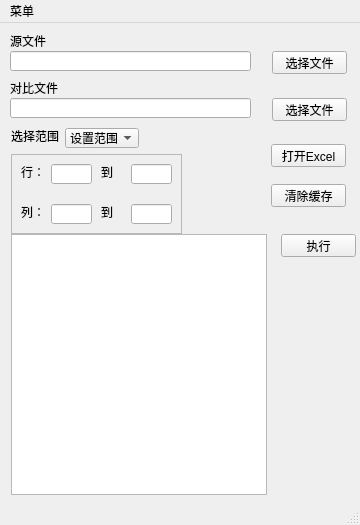
<?xml version="1.0" encoding="UTF-8"?>
<ui version="4.0">
 <class>MainWindow</class>
 <widget class="QMainWindow" name="MainWindow">
  <property name="geometry">
   <rect>
    <x>0</x>
    <y>0</y>
    <width>360</width>
    <height>525</height>
   </rect>
  </property>
  <property name="minimumSize">
   <size>
    <width>360</width>
    <height>525</height>
   </size>
  </property>
  <property name="maximumSize">
   <size>
    <width>360</width>
    <height>525</height>
   </size>
  </property>
  <property name="windowTitle">
   <string>比较Excel工具</string>
  </property>
  <widget class="QWidget" name="centralwidget">
   <widget class="QLabel" name="label">
    <property name="geometry">
     <rect>
      <x>10</x>
      <y>57</y>
      <width>48</width>
      <height>16</height>
     </rect>
    </property>
    <property name="text">
     <string>对比文件</string>
    </property>
   </widget>
   <widget class="QComboBox" name="comboBox">
    <property name="geometry">
     <rect>
      <x>65</x>
      <y>105</y>
      <width>74</width>
      <height>20</height>
     </rect>
    </property>
    <item>
     <property name="text">
      <string>设置范围</string>
     </property>
    </item>
    <item>
     <property name="text">
      <string>不设置</string>
     </property>
    </item>
   </widget>
   <widget class="QPushButton" name="pushButton">
    <property name="geometry">
     <rect>
      <x>272</x>
      <y>28</y>
      <width>75</width>
      <height>23</height>
     </rect>
    </property>
    <property name="text">
     <string>选择文件</string>
    </property>
   </widget>
   <widget class="QLineEdit" name="lineEdit_2">
    <property name="geometry">
     <rect>
      <x>10</x>
      <y>75</y>
      <width>241</width>
      <height>20</height>
     </rect>
    </property>
   </widget>
   <widget class="QPushButton" name="pushButton_5">
    <property name="geometry">
     <rect>
      <x>271</x>
      <y>121</y>
      <width>75</width>
      <height>23</height>
     </rect>
    </property>
    <property name="text">
     <string>打开Excel</string>
    </property>
   </widget>
   <widget class="QTextBrowser" name="textBrowser">
    <property name="geometry">
     <rect>
      <x>11</x>
      <y>211</y>
      <width>256</width>
      <height>261</height>
     </rect>
    </property>
   </widget>
   <widget class="QPushButton" name="pushButton_3">
    <property name="geometry">
     <rect>
      <x>281</x>
      <y>211</y>
      <width>75</width>
      <height>23</height>
     </rect>
    </property>
    <property name="text">
     <string>执行</string>
    </property>
   </widget>
   <widget class="QPushButton" name="pushButton_2">
    <property name="geometry">
     <rect>
      <x>272</x>
      <y>75</y>
      <width>75</width>
      <height>23</height>
     </rect>
    </property>
    <property name="text">
     <string>选择文件</string>
    </property>
   </widget>
   <widget class="QLineEdit" name="lineEdit">
    <property name="geometry">
     <rect>
      <x>10</x>
      <y>28</y>
      <width>241</width>
      <height>20</height>
     </rect>
    </property>
   </widget>
   <widget class="QPushButton" name="pushButton_4">
    <property name="geometry">
     <rect>
      <x>271</x>
      <y>161</y>
      <width>75</width>
      <height>23</height>
     </rect>
    </property>
    <property name="text">
     <string>清除缓存</string>
    </property>
   </widget>
   <widget class="QLabel" name="label_7">
    <property name="geometry">
     <rect>
      <x>11</x>
      <y>105</y>
      <width>48</width>
      <height>16</height>
     </rect>
    </property>
    <property name="text">
     <string>选择范围</string>
    </property>
   </widget>
   <widget class="QFrame" name="frame">
    <property name="enabled">
     <bool>true</bool>
    </property>
    <property name="geometry">
     <rect>
      <x>11</x>
      <y>131</y>
      <width>171</width>
      <height>80</height>
     </rect>
    </property>
    <property name="inputMethodHints">
     <set>Qt::ImhNone</set>
    </property>
    <property name="frameShape">
     <enum>QFrame::StyledPanel</enum>
    </property>
    <property name="frameShadow">
     <enum>QFrame::Raised</enum>
    </property>
    <widget class="QLineEdit" name="lineEdit_3">
     <property name="enabled">
      <bool>true</bool>
     </property>
     <property name="geometry">
      <rect>
       <x>120</x>
       <y>10</y>
       <width>41</width>
       <height>20</height>
      </rect>
     </property>
    </widget>
    <widget class="QLineEdit" name="lineEdit_5">
     <property name="geometry">
      <rect>
       <x>120</x>
       <y>50</y>
       <width>41</width>
       <height>20</height>
      </rect>
     </property>
    </widget>
    <widget class="QLabel" name="label_5">
     <property name="geometry">
      <rect>
       <x>90</x>
       <y>10</y>
       <width>16</width>
       <height>16</height>
      </rect>
     </property>
     <property name="text">
      <string>到</string>
     </property>
    </widget>
    <widget class="QLabel" name="label_6">
     <property name="geometry">
      <rect>
       <x>90</x>
       <y>50</y>
       <width>16</width>
       <height>16</height>
      </rect>
     </property>
     <property name="text">
      <string>到</string>
     </property>
    </widget>
    <widget class="QLineEdit" name="lineEdit_6">
     <property name="geometry">
      <rect>
       <x>40</x>
       <y>50</y>
       <width>41</width>
       <height>20</height>
      </rect>
     </property>
    </widget>
    <widget class="QLineEdit" name="lineEdit_4">
     <property name="geometry">
      <rect>
       <x>40</x>
       <y>10</y>
       <width>41</width>
       <height>20</height>
      </rect>
     </property>
    </widget>
    <widget class="QLabel" name="label_4">
     <property name="geometry">
      <rect>
       <x>10</x>
       <y>50</y>
       <width>24</width>
       <height>16</height>
      </rect>
     </property>
     <property name="text">
      <string>列：</string>
     </property>
    </widget>
    <widget class="QLabel" name="label_3">
     <property name="geometry">
      <rect>
       <x>10</x>
       <y>10</y>
       <width>24</width>
       <height>16</height>
      </rect>
     </property>
     <property name="text">
      <string>行：</string>
     </property>
    </widget>
   </widget>
   <widget class="QLabel" name="label_2">
    <property name="geometry">
     <rect>
      <x>10</x>
      <y>10</y>
      <width>36</width>
      <height>16</height>
     </rect>
    </property>
    <property name="text">
     <string>源文件</string>
    </property>
   </widget>
  </widget>
  <widget class="QMenuBar" name="menubar">
   <property name="geometry">
    <rect>
     <x>0</x>
     <y>0</y>
     <width>360</width>
     <height>23</height>
    </rect>
   </property>
   <widget class="QMenu" name="menu">
    <property name="title">
     <string>菜单</string>
    </property>
    <addaction name="actionExcel"/>
    <addaction name="actionhelp"/>
   </widget>
   <addaction name="menu"/>
  </widget>
  <widget class="QStatusBar" name="statusbar"/>
  <action name="actionExcel">
   <property name="text">
    <string>Excel</string>
   </property>
  </action>
  <action name="actionhelp">
   <property name="text">
    <string>help</string>
   </property>
  </action>
 </widget>
 <resources/>
 <connections/>
</ui>
